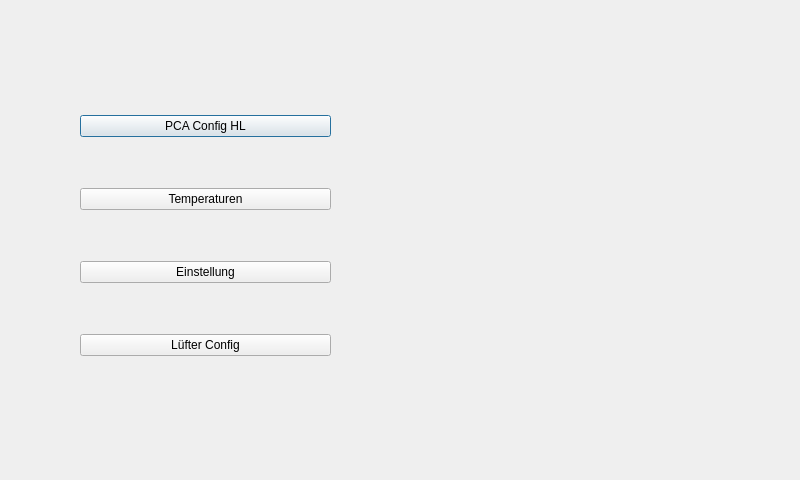
<?xml version="1.0" encoding="UTF-8"?>
<ui version="4.0">
 <class>config</class>
 <widget class="QDialog" name="config">
  <property name="geometry">
   <rect>
    <x>0</x>
    <y>0</y>
    <width>800</width>
    <height>480</height>
   </rect>
  </property>
  <property name="minimumSize">
   <size>
    <width>800</width>
    <height>480</height>
   </size>
  </property>
  <property name="maximumSize">
   <size>
    <width>800</width>
    <height>480</height>
   </size>
  </property>
  <property name="windowTitle">
   <string>Config</string>
  </property>
  <widget class="QWidget" name="verticalLayoutWidget">
   <property name="geometry">
    <rect>
     <x>80</x>
     <y>70</y>
     <width>251</width>
     <height>331</height>
    </rect>
   </property>
   <layout class="QVBoxLayout" name="verticalLayout">
    <item>
     <widget class="QPushButton" name="pushButton_PCA_Config">
      <property name="text">
       <string>PCA Config HL</string>
      </property>
     </widget>
    </item>
    <item>
     <widget class="QPushButton" name="pushButton_Temperatur">
      <property name="text">
       <string>Temperaturen</string>
      </property>
     </widget>
    </item>
    <item>
     <widget class="QPushButton" name="pushButton_Einstellung">
      <property name="text">
       <string>Einstellung</string>
      </property>
     </widget>
    </item>
    <item>
     <widget class="QPushButton" name="pushButton_LuefterConfig">
      <property name="text">
       <string>Lüfter Config</string>
      </property>
     </widget>
    </item>
   </layout>
  </widget>
 </widget>
 <resources/>
 <connections/>
</ui>
